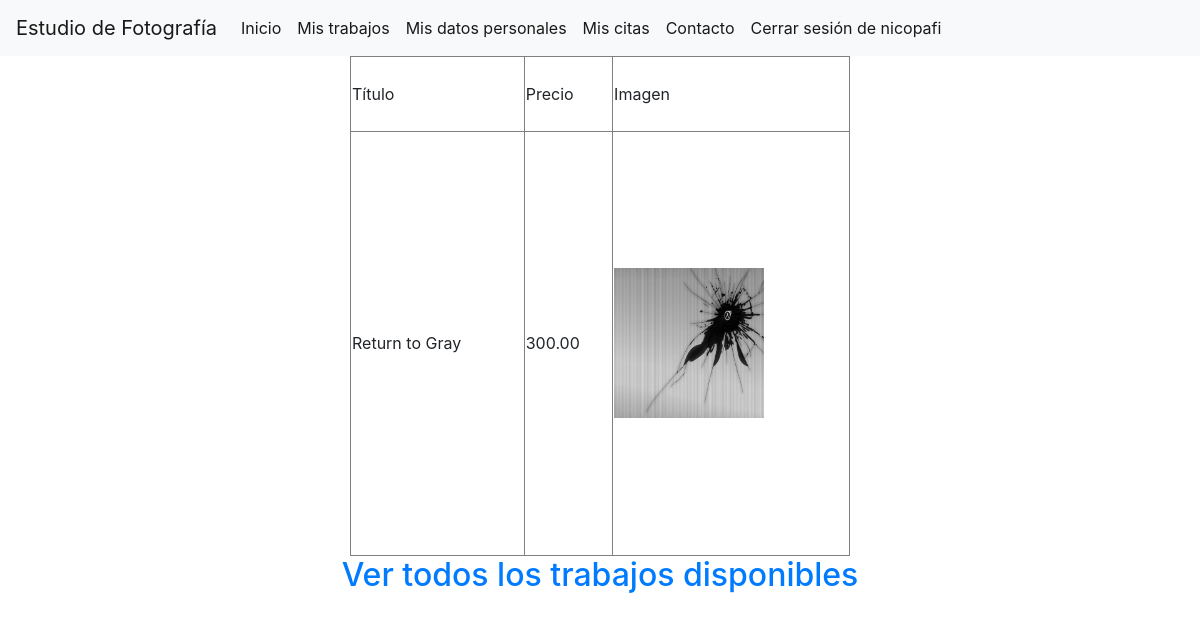
The app's page /Trabajos/misTrabajos.php (signed in) with its own data.
### tables this page shows
CREATE TABLE `trabajos` (
  `id` bigint(20) UNSIGNED NOT NULL,
  `imagen` varchar(200) NOT NULL,
  `titulo` varchar(35) NOT NULL,
  `descripcion` varchar(100) NOT NULL,
  `precio` float(8,2) NOT NULL,
  `id_cliente` bigint(20) NOT NULL
);

### Trabajos/misTrabajos.php (the view, shortened to what this page needs)
<!DOCTYPE html>
<html>
    <head>
    </head>
    <body>
        <?php
            if(isset($_COOKIE['sesion']) && isset($_SESSION['user'])){
                if($_SESSION['user']=='admin'){
                    header('../index.php');
                }else{
                    include('../NavBar/navBarClient.php');
                }
            }else{
                header('../Acceder/error.php');
            }
        ?>
        <?php
            $db = connectDb();
            $id_user = $_SESSION['id_user'];
            $works = mysqli_query($db,"SELECT * FROM trabajos where id_cliente='$id_user'");
            if($row = mysqli_fetch_array($works)){
                echo "<table border='1px' align='center' style='width:500px; height: 500px'>";
                    echo "<tr>";
                        echo "<td>Título</td>";
                        echo "<td>Precio</td>";
                        echo "<td>Imagen</td>";
                    echo "</tr>";
                    do{
                        echo "<tr>";
                            echo "<td>".$row["titulo"]."</td>";
                            echo "<td>".$row['precio']."</td>";
                            echo "<td><img src='".$row["imagen"]."' height='150' width='150' /></td>";
                        echo "</tr>";
                    }while($row = mysqli_fetch_array($works));
                echo "</table>";
            }else{
                echo "<h1 style='text-align:center'>¡No has comprado aún ningún trabajo!</h1>";
            }
        ?>
        <a href="trabajos.php"><h2 style="text-align:center">Ver todos los trabajos disponibles</h2></a>
    </body>
</html>

### records on screen
trabajos: titulo "Return to Gray", precio "300.00", imagen (picture)

### other values on screen
$_SESSION[user] "nicopafi"
